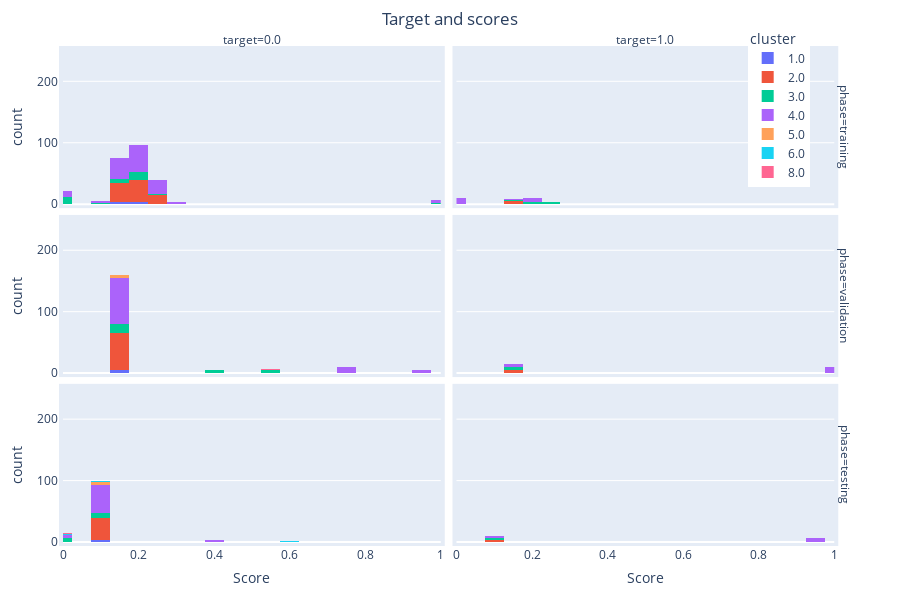

Here is the notebook cell this chart was saved with:
### Code cell
clusters = df_plot.cluster.unique()
clusters.sort()
clusters = list(clusters)
# The histogram of scores compared to true labels
fig = px.histogram(
    df_plot,
    x=y_score,
    color=df_plot.cluster,
    nbins=20,
    facet_col='target',
    facet_row='phase',
    labels=dict(color='True Labels', x='Score'),
    category_orders={'phase': [
        'training',
        "validation",
        "testing"],
        'cluster': clusters}
)
fig.update_layout(
    width=900, height=600,
    showlegend=True,
    title='Target and scores',
    title_x=0.5,
    margin=go.layout.Margin(
        l=50,
        r=50,
        b=50,
        t=50,
        pad=4
    ),
    legend=dict(
        yanchor="top",
        y = 1.05,
        xanchor="left",
        x=0.87
        )
)
fig.update_xaxes(range=[0, 1], constrain='domain')
fig.update_yaxes(range=[0, int(df_plot.shape[0]/2.5)], constrain='domain')
fig.show()
fig.write_html(os.path.join(img_path, 'target_scores.html'))

### Figure 1 — Plotly figure (JSON) as saved in the notebook; plotly's stock layout.template omitted (floating-point values rounded to 4 significant figures)
{"data": [{"alignmentgroup": "True", "bingroup": "x", "hovertemplate": "cluster=1.0<br>phase=training<br>target=0.0<br>Score=%{x}<br>count=%{y}<extra></extra>", "legendgroup": "1.0", "marker": {"color": "#636efa", "pattern": {"shape": ""}}, "name": "1.0", "nbinsx": 20, "offsetgroup": "1.0", "orientation": "v", "showlegend": true, "type": "histogram", "x": [0.1834, 0.1593, 0.1911, 0.162, 0.1898, 0.1753, 0.1723], "xaxis": "x5", "yaxis": "y5"}, {"alignmentgroup": "True", "bingroup": "x", "hovertemplate": "cluster=1.0<br>phase=validation<br>target=0.0<br>Score=%{x}<br>count=%{y}<extra></extra>", "legendgroup": "1.0", "marker": {"color": "#636efa", "pattern": {"shape": ""}}, "name": "1.0", "nbinsx": 20, "offsetgroup": "1.0", "orientation": "v", "showlegend": false, "type": "histogram", "x": [0.1612, 0.1612, 0.1612, 0.1612, 0.1612], "xaxis": "x3", "yaxis": "y3"}, {"alignmentgroup": "True", "bingroup": "x", "hovertemplate": "cluster=1.0<br>phase=testing<br>target=0.0<br>Score=%{x}<br>count=%{y}<extra></extra>", "legendgroup": "1.0", "marker": {"color": "#636efa", "pattern": {"shape": ""}}, "name": "1.0", "nbinsx": 20, "offsetgroup": "1.0", "orientation": "v", "showlegend": false, "type": "histogram", "x": [0.09748, 0.09748, 0.09748], "xaxis": "x", "yaxis": "y"}, {"alignmentgroup": "True", "bingroup": "x", "hovertemplate": "cluster=2.0<br>phase=training<br>target=0.0<br>Score=%{x}<br>count=%{y}<extra></extra>", "legendgroup": "2.0", "marker": {"color": "#EF553B", "pattern": {"shape": ""}}, "name": "2.0", "nbinsx": 20, "offsetgroup": "2.0", "orientation": "v", "showlegend": true, "type": "histogram", "x": [0.1651, 0.2182, 0.2132, 0.2026, 0.149, 0.145, 0.187, 0.1358, 0.1663, 0.136, 0.2122, 0.1643, 0.1489, 0.2046, 0.1727, 0.2222, 0.229, 0.2232, 0.1629, 0.2219, 0.1672, 0.1676, 0.1971, 0.2311, 0.2344, 0.2195, 0.1708, 0.1378, 0.2439, 0.2206, 0.1365, 0.1699, 0.1379, 0.1939, 0.2195, 0.1519, 0.1629, 0.1547, 0.1559, 0.202, 0.2139, 0.171, 0.2442, 0.1963, 0.1315, 0.1827, 0.1426, 0.173, 0.2232, 0.2618, 0.2388, 0.1759, 0.142, 0.1488, 0.2682, 0.1871, 0.1851, 0.2612, 0.2202, 0.2255, 0.2672, 0.1803, 0.2151, 0.2423, 0.2166, 0.1754, 0.2546, 0.1908, 0.1774, 0.1907, 0.1637, 0.2472, 0.2261, 0.1714, 0.1777, 0.1655, 0.224, 0.2113, 0.2113, 0.1598, 0.1178, 0.1911, 0.1848, 0.1601], "xaxis": "x5", "yaxis": "y5"}, {"alignmentgroup": "True", "bingroup": "x", "hovertemplate": "cluster=2.0<br>phase=training<br>target=1.0<br>Score=%{x}<br>count=%{y}<extra></extra>", "legendgroup": "2.0", "marker": {"color": "#EF553B", "pattern": {"shape": ""}}, "name": "2.0", "nbinsx": 20, "offsetgroup": "2.0", "orientation": "v", "showlegend": false, "type": "histogram", "x": [0.2859, 0.2013, 0.1539, 0.1681, 0.1412, 0.1315, 0.1578], "xaxis": "x6", "yaxis": "y6"}, {"alignmentgroup": "True", "bingroup": "x", "hovertemplate": "cluster=2.0<br>phase=validation<br>target=0.0<br>Score=%{x}<br>count=%{y}<extra></extra>", "legendgroup": "2.0", "marker": {"color": "#EF553B", "pattern": {"shape": ""}}, "name": "2.0", "nbinsx": 20, "offsetgroup": "2.0", "orientation": "v", "showlegend": false, "type": "histogram", "x": [0.1612, 0.1612, 0.1612, 0.1612, 0.1612, 0.1612, 0.1612, 0.1612, 0.1612, 0.1612, 0.1612, 0.1612, 0.1612, 0.1612, 0.1612, 0.1612, 0.1612, 0.1612, 0.1612, 0.1612, 0.1612, 0.1612, 0.1612, 0.1612, 0.1612, 0.1612, 0.1612, 0.1612, 0.1612, 0.1612, 0.1612, 0.1612, 0.1612, 0.1612, 0.1612, 0.1612, 0.1612, 0.1612, 0.1612, 0.1612, 0.1612, 0.1612, 0.1612, 0.1612, 0.1612, 0.1612, 0.1612, 0.1612, 0.1612, 0.1612, 0.1612, 0.1612, 0.1612, 0.1612, 0.1612, 0.1612, 0.1612, 0.1612, 0.1612, 0.1612], "xaxis": "x3", "yaxis": "y3"}, {"alignmentgroup": "True", "bingroup": "x", "hovertemplate": "cluster=2.0<br>phase=validation<br>target=1.0<br>Score=%{x}<br>count=%{y}<extra></extra>", "legendgroup": "2.0", "marker": {"color": "#EF553B", "pattern": {"shape": ""}}, "name": "2.0", "nbinsx": 20, "offsetgroup": "2.0", "orientation": "v", "showlegend": false, "type": "histogram", "x": [0.1612, 0.1612, 0.1612, 0.1612, 0.1612], "xaxis": "x4", "yaxis": "y4"}, {"alignmentgroup": "True", "bingroup": "x", "hovertemplate": "cluster=2.0<br>phase=testing<br>target=0.0<br>Score=%{x}<br>count=%{y}<extra></extra>", "legendgroup": "2.0", "marker": {"color": "#EF553B", "pattern": {"shape": ""}}, "name": "2.0", "nbinsx": 20, "offsetgroup": "2.0", "orientation": "v", "showlegend": false, "type": "histogram", "x": [0.09748, 0.09748, 0.09748, 0.09748, 0.09748, 0.09748, 0.09748, 0.09748, 0.09748, 0.09748, 0.09748, 0.09748, 0.09748, 0.09748, 0.09748, 0.09748, 0.09748, 0.09748, 0.09748, 0.09748, 0.09748, 0.09748, 0.09748, 0.09748, 0.09748, 0.09748, 0.09748, 0.09748, 0.09748, 0.09748, 0.09748, 0.09748, 0.09748, 0.09748, 0.09748, 0.09748], "xaxis": "x", "yaxis": "y"}, {"alignmentgroup": "True", "bingroup": "x", "hovertemplate": "cluster=2.0<br>phase=testing<br>target=1.0<br>Score=%{x}<br>count=%{y}<extra></extra>", "legendgroup": "2.0", "marker": {"color": "#EF553B", "pattern": {"shape": ""}}, "name": "2.0", "nbinsx": 20, "offsetgroup": "2.0", "orientation": "v", "showlegend": false, "type": "histogram", "x": [0.09748, 0.09748, 0.09748], "xaxis": "x2", "yaxis": "y2"}, {"alignmentgroup": "True", "bingroup": "x", "hovertemplate": "cluster=3.0<br>phase=training<br>target=0.0<br>Score=%{x}<br>count=%{y}<extra></extra>", "legendgroup": "3.0", "marker": {"color": "#00cc96", "pattern": {"shape": ""}}, "name": "3.0", "nbinsx": 20, "offsetgroup": "3.0", "orientation": "v", "showlegend": true, "type": "histogram", "x": [0.1437, 0.1853, 0.1956, 0.204, 0.2136, 0.2126, 0.1664, 0.2629, 2.764e-05, 0.9821, 3.766e-07, 4.644e-10, 0.1043, 0.9987, 0.006199, 0.1937, 0.1806, 0.2049, 0.1436, 0.1706, 0.2336, 2.257e-11, 1.954e-06, 2.75e-06, 0.0001584, 3.775e-05, 1.789e-07, 8.212e-09, 0.154, 0.2016, 0.1399, 0.2194, 0.2224, 0.199, 0.2125], "xaxis": "x5", "yaxis": "y5"}, {"alignmentgroup": "True", "bingroup": "x", "hovertemplate": "cluster=3.0<br>phase=training<br>target=1.0<br>Score=%{x}<br>count=%{y}<extra></extra>", "legendgroup": "3.0", "marker": {"color": "#00cc96", "pattern": {"shape": ""}}, "name": "3.0", "nbinsx": 20, "offsetgroup": "3.0", "orientation": "v", "showlegend": false, "type": "histogram", "x": [0.2351, 0.2496, 0.2266, 0.1982, 0.1752, 0.1804, 0.135], "xaxis": "x6", "yaxis": "y6"}, {"alignmentgroup": "True", "bingroup": "x", "hovertemplate": "cluster=3.0<br>phase=validation<br>target=0.0<br>Score=%{x}<br>count=%{y}<extra></extra>", "legendgroup": "3.0", "marker": {"color": "#00cc96", "pattern": {"shape": ""}}, "name": "3.0", "nbinsx": 20, "offsetgroup": "3.0", "orientation": "v", "showlegend": false, "type": "histogram", "x": [0.1612, 0.1612, 0.1612, 0.1612, 0.1612, 0.5746, 0.5746, 0.5746, 0.5746, 0.5746, 0.1612, 0.1612, 0.1612, 0.1612, 0.1612, 0.4226, 0.1612, 0.1612, 0.1612, 0.1612, 0.1612, 0.4226, 0.4226, 0.4226, 0.4226], "xaxis": "x3", "yaxis": "y3"}, {"alignmentgroup": "True", "bingroup": "x", "hovertemplate": "cluster=3.0<br>phase=validation<br>target=1.0<br>Score=%{x}<br>count=%{y}<extra></extra>", "legendgroup": "3.0", "marker": {"color": "#00cc96", "pattern": {"shape": ""}}, "name": "3.0", "nbinsx": 20, "offsetgroup": "3.0", "orientation": "v", "showlegend": false, "type": "histogram", "x": [0.1612, 0.1612, 0.1612, 0.1612, 0.1612], "xaxis": "x4", "yaxis": "y4"}, {"alignmentgroup": "True", "bingroup": "x", "hovertemplate": "cluster=3.0<br>phase=testing<br>target=0.0<br>Score=%{x}<br>count=%{y}<extra></extra>", "legendgroup": "3.0", "marker": {"color": "#00cc96", "pattern": {"shape": ""}}, "name": "3.0", "nbinsx": 20, "offsetgroup": "3.0", "orientation": "v", "showlegend": false, "type": "histogram", "x": [0.09748, 0.09748, 0.09748, 0.09748, 0.09748, 0.09748, 0.004814, 0.004814, 0.004814, 0.00132, 0.00132, 0.00132, 0.09748, 0.09748, 0.09748], "xaxis": "x", "yaxis": "y"}, {"alignmentgroup": "True", "bingroup": "x", "hovertemplate": "cluster=3.0<br>phase=testing<br>target=1.0<br>Score=%{x}<br>count=%{y}<extra></extra>", "legendgroup": "3.0", "marker": {"color": "#00cc96", "pattern": {"shape": ""}}, "name": "3.0", "nbinsx": 20, "offsetgroup": "3.0", "orientation": "v", "showlegend": false, "type": "histogram", "x": [0.09748, 0.09748, 0.09748], "xaxis": "x2", "yaxis": "y2"}, {"alignmentgroup": "True", "bingroup": "x", "hovertemplate": "cluster=4.0<br>phase=training<br>target=0.0<br>Score=%{x}<br>count=%{y}<extra></extra>", "legendgroup": "4.0", "marker": {"color": "#ab63fa", "pattern": {"shape": ""}}, "name": "4.0", "nbinsx": 20, "offsetgroup": "4.0", "orientation": "v", "showlegend": true, "type": "histogram", "x": [0.325, 0.2496, 0.3042, 0.1898, 0.1469, 0.1922, 0.1497, 0.1749, 0.2074, 0.2147, 0.1611, 0.2193, 0.1531, 0.214, 0.2406, 0.2647, 0.1774, 0.241, 0.2312, 0.1746, 0.1483, 0.1754, 0.2235, 0.238, 0.2086, 0.1462, 0.1811, 0.2753, 0.1939, 0.1804, 0.142, 0.1809, 0.229, 0.2316, 0.2506, 0.1506, 0.2536, 0.2127, 0.1308, 0.1214, 0.1761, 0.1414, 0.1708, 7.085e-09, 2.636e-06, 1.86e-05, 0.1604, 6.936e-09, 8.847e-08, 0.8289, 0.1512, 0.1654, 0.1751, 0.2014, 0.182, 0.1624, 0.1826, 0.2396, 0.1813, 0.2285, 0.2757, 0.1563, 0.2244, 0.1769, 0.2055, 0.2446, 0.2028, 0.2198, 0.1886, 0.1908, 0.003267, 0.1716, 1.0, 1.0, 0.7525, 3.643e-09, 0.0004365, 0.000582, 0.9145, 0.1325, 0.2459, 0.2076, 0.2126, 0.2468, 0.1408, 0.1845, 0.1574, 0.1921, 0.3021, 0.2376, 0.2426, 0.2406, 0.1834, 0.1577, 0.1175, 0.2194, 0.2336, 0.1979, 0.1681, 0.1436, 0.1523, 0.1394, 0.2703, 0.1687, 0.1863, 0.2185, 0.1851, 0.2298, 0.2343, 0.2213, 0.2099, 0.174, 0.2017, 0.2153, 0.1642, 0.1007, 5.036e-10, 0.9964, 0.9922, 3.204e-05, 0.2068, 0.1339, 0.175, 0.1665, 0.2291, 0.1743], "xaxis": "x5", "yaxis": "y5"}, {"alignmentgroup": "True", "bingroup": "x", "hovertemplate": "cluster=4.0<br>phase=training<br>target=1.0<br>Score=%{x}<br>count=%{y}<extra></extra>", "legendgroup": "4.0", "marker": {"color": "#ab63fa", "pattern": {"shape": ""}}, "name": "4.0", "nbinsx": 20, "offsetgroup": "4.0", "orientation": "v", "showlegend": false, "type": "histogram", "x": [0.1659, 0.1917, 0.9788, 0.005412, 0.1792, 1.386e-05, 6.532e-09, 0.0006738, 7.914e-05, 0.2133, 0.1729, 0.2065, 0.1821, 0.001475, 0.0004166, 0.3972, 5.659e-09, 7.805e-07, 0.1132, 0.0001085, 0.2131], "xaxis": "x6", "yaxis": "y6"}, {"alignmentgroup": "True", "bingroup": "x", "hovertemplate": "cluster=4.0<br>phase=validation<br>target=0.0<br>Score=%{x}<br>count=%{y}<extra></extra>", "legendgroup": "4.0", "marker": {"color": "#ab63fa", "pattern": {"shape": ""}}, "name": "4.0", "nbinsx": 20, "offsetgroup": "4.0", "orientation": "v", "showlegend": false, "type": "histogram", "x": [0.1612, 0.1612, 0.1612, 0.1612, 0.1612, 0.1612, 0.1612, 0.1612, 0.1612, 0.1612, 0.1612, 0.1612, 0.1612, 0.1612, 0.1612, 0.1612, 0.1612, 0.1612, 0.1612, 0.1612, 0.1612, 0.1612, 0.1612, 0.1612, 0.1612, 0.7346, 0.7346, 0.7346, 0.7346, 0.7346, 0.1612, 0.1612, 0.1612, 0.1612, 0.1612, 0.1612, 0.1612, 0.1612, 0.1612, 0.1612, 0.9593, 0.9593, 0.9593, 0.9593, 0.9593, 0.1612, 0.1612, 0.1612, 0.1612, 0.7346, 0.7346, 0.7346, 0.7346, 0.1612, 0.7346, 0.1612, 0.1612, 0.1612, 0.1612, 0.1612, 0.1612, 0.1612, 0.1612, 0.1612, 0.1612, 0.1612, 0.1612, 0.1612, 0.1612, 0.1612, 0.1612, 0.1612, 0.1612, 0.1612, 0.1612, 0.1612, 0.1612, 0.1612, 0.1612, 0.1612, 0.1612, 0.1612, 0.1612, 0.1612, 0.1612, 0.1612, 0.1612, 0.1612, 0.1612, 0.1612], "xaxis": "x3", "yaxis": "y3"}, {"alignmentgroup": "True", "bingroup": "x", "hovertemplate": "cluster=4.0<br>phase=validation<br>target=1.0<br>Score=%{x}<br>count=%{y}<extra></extra>", "legendgroup": "4.0", "marker": {"color": "#ab63fa", "pattern": {"shape": ""}}, "name": "4.0", "nbinsx": 20, "offsetgroup": "4.0", "orientation": "v", "showlegend": false, "type": "histogram", "x": [0.1612, 0.1612, 0.1612, 0.1612, 0.1612, 0.9866, 0.9866, 0.9866, 0.9866, 0.9866, 0.9866, 0.9866, 0.9866, 0.9866, 0.9866], "xaxis": "x4", "yaxis": "y4"}, {"alignmentgroup": "True", "bingroup": "x", "hovertemplate": "cluster=4.0<br>phase=testing<br>target=0.0<br>Score=%{x}<br>count=%{y}<extra></extra>", "legendgroup": "4.0", "marker": {"color": "#ab63fa", "pattern": {"shape": ""}}, "name": "4.0", "nbinsx": 20, "offsetgroup": "4.0", "orientation": "v", "showlegend": false, "type": "histogram", "x": [0.09748, 0.09748, 0.09748, 0.09748, 0.09748, 0.09748, 0.006493, 0.006493, 0.006493, 0.09748, 0.09748, 0.09748, 0.09748, 0.09748, 0.09748, 0.09748, 0.09748, 0.09748, 0.09748, 0.09748, 0.09748, 0.09748, 0.09748, 0.09748, 0.09748, 0.09748, 0.09748, 0.4191, 0.4191, 0.4191, 0.09748, 0.09748, 0.09748, 0.09748, 0.09748, 0.09748, 0.09748, 0.09748, 0.09748, 0.006493, 0.006493, 0.006493, 0.09748, 0.09748, 0.09748, 0.09748, 0.09748, 0.09748, 0.09748, 0.09748, 0.09748, 0.09748, 0.09748, 0.09748], "xaxis": "x", "yaxis": "y"}, {"alignmentgroup": "True", "bingroup": "x", "hovertemplate": "cluster=4.0<br>phase=testing<br>target=1.0<br>Score=%{x}<br>count=%{y}<extra></extra>", "legendgroup": "4.0", "marker": {"color": "#ab63fa", "pattern": {"shape": ""}}, "name": "4.0", "nbinsx": 20, "offsetgroup": "4.0", "orientation": "v", "showlegend": false, "type": "histogram", "x": [0.09748, 0.09748, 0.09748, 0.9443, 0.9443, 0.9443, 0.9443, 0.9443, 0.9443], "xaxis": "x2", "yaxis": "y2"}, {"alignmentgroup": "True", "bingroup": "x", "hovertemplate": "cluster=5.0<br>phase=validation<br>target=0.0<br>Score=%{x}<br>count=%{y}<extra></extra>", "legendgroup": "5.0", "marker": {"color": "#FFA15A", "pattern": {"shape": ""}}, "name": "5.0", "nbinsx": 20, "offsetgroup": "5.0", "orientation": "v", "showlegend": true, "type": "histogram", "x": [0.1612, 0.1612, 0.1612, 0.1612], "xaxis": "x3", "yaxis": "y3"}, {"alignmentgroup": "True", "bingroup": "x", "hovertemplate": "cluster=5.0<br>phase=testing<br>target=0.0<br>Score=%{x}<br>count=%{y}<extra></extra>", "legendgroup": "5.0", "marker": {"color": "#FFA15A", "pattern": {"shape": ""}}, "name": "5.0", "nbinsx": 20, "offsetgroup": "5.0", "orientation": "v", "showlegend": false, "type": "histogram", "x": [0.09748, 0.09748, 0.09748, 0.09748], "xaxis": "x", "yaxis": "y"}, {"alignmentgroup": "True", "bingroup": "x", "hovertemplate": "cluster=6.0<br>phase=testing<br>target=0.0<br>Score=%{x}<br>count=%{y}<extra></extra>", "legendgroup": "6.0", "marker": {"color": "#19d3f3", "pattern": {"shape": ""}}, "name": "6.0", "nbinsx": 20, "offsetgroup": "6.0", "orientation": "v", "showlegend": true, "type": "histogram", "x": [0.09748, 0.09748, 0.6206, 0.006493], "xaxis": "x", "yaxis": "y"}, {"alignmentgroup": "True", "bingroup": "x", "hovertemplate": "cluster=8.0<br>phase=validation<br>target=0.0<br>Score=%{x}<br>count=%{y}<extra></extra>", "legendgroup": "8.0", "marker": {"color": "#FF6692", "pattern": {"shape": ""}}, "name": "8.0", "nbinsx": 20, "offsetgroup": "8.0", "orientation": "v", "showlegend": true, "type": "histogram", "x": [0.5746], "xaxis": "x3", "yaxis": "y3"}, {"alignmentgroup": "True", "bingroup": "x", "hovertemplate": "cluster=8.0<br>phase=testing<br>target=0.0<br>Score=%{x}<br>count=%{y}<extra></extra>", "legendgroup": "8.0", "marker": {"color": "#FF6692", "pattern": {"shape": ""}}, "name": "8.0", "nbinsx": 20, "offsetgroup": "8.0", "orientation": "v", "showlegend": false, "type": "histogram", "x": [0.004814], "xaxis": "x", "yaxis": "y"}], "layout": {"annotations": [{"font": {}, "showarrow": false, "text": "target=0.0", "x": 0.24, "xanchor": "center", "xref": "paper", "y": 1.0, "yanchor": "bottom", "yref": "paper"}, {"font": {}, "showarrow": false, "text": "target=1.0", "x": 0.74, "xanchor": "center", "xref": "paper", "y": 1.0, "yanchor": "bottom", "yref": "paper"}, {"font": {}, "showarrow": false, "text": "phase=testing", "textangle": 90, "x": 0.98, "xanchor": "left", "xref": "paper", "y": 0.1567, "yanchor": "middle", "yref": "paper"}, {"font": {}, "showarrow": false, "text": "phase=validation", "textangle": 90, "x": 0.98, "xanchor": "left", "xref": "paper", "y": 0.5, "yanchor": "middle", "yref": "paper"}, {"font": {}, "showarrow": false, "text": "phase=training", "textangle": 90, "x": 0.98, "xanchor": "left", "xref": "paper", "y": 0.8433, "yanchor": "middle", "yref": "paper"}], "barmode": "relative", "height": 600, "legend": {"title": {"text": "cluster"}, "tracegroupgap": 0, "x": 0.87, "xanchor": "left", "y": 1.05, "yanchor": "top"}, "margin": {"b": 50, "l": 50, "pad": 4, "r": 50, "t": 50}, "showlegend": true, "title": {"text": "Target and scores", "x": 0.5}, "width": 900, "xaxis": {"anchor": "y", "constrain": "domain", "domain": [0, 0.48], "range": [0, 1], "title": {"text": "Score"}}, "xaxis2": {"anchor": "y2", "constrain": "domain", "domain": [0.5, 0.98], "matches": "x", "range": [0, 1], "title": {"text": "Score"}}, "xaxis3": {"anchor": "y3", "constrain": "domain", "domain": [0, 0.48], "matches": "x", "range": [0, 1], "showticklabels": false}, "xaxis4": {"anchor": "y4", "constrain": "domain", "domain": [0.5, 0.98], "matches": "x", "range": [0, 1], "showticklabels": false}, "xaxis5": {"anchor": "y5", "constrain": "domain", "domain": [0, 0.48], "matches": "x", "range": [0, 1], "showticklabels": false}, "xaxis6": {"anchor": "y6", "constrain": "domain", "domain": [0.5, 0.98], "matches": "x", "range": [0, 1], "showticklabels": false}, "yaxis": {"anchor": "x", "constrain": "domain", "domain": [0, 0.3133], "range": [0, 251], "title": {"text": "count"}}, "yaxis2": {"anchor": "x2", "constrain": "domain", "domain": [0, 0.3133], "matches": "y", "range": [0, 251], "showticklabels": false}, "yaxis3": {"anchor": "x3", "constrain": "domain", "domain": [0.3433, 0.6567], "matches": "y", "range": [0, 251], "title": {"text": "count"}}, "yaxis4": {"anchor": "x4", "constrain": "domain", "domain": [0.3433, 0.6567], "matches": "y", "range": [0, 251], "showticklabels": false}, "yaxis5": {"anchor": "x5", "constrain": "domain", "domain": [0.6867, 1.0], "matches": "y", "range": [0, 251], "title": {"text": "count"}}, "yaxis6": {"anchor": "x6", "constrain": "domain", "domain": [0.6867, 1.0], "matches": "y", "range": [0, 251], "showticklabels": false}}}
